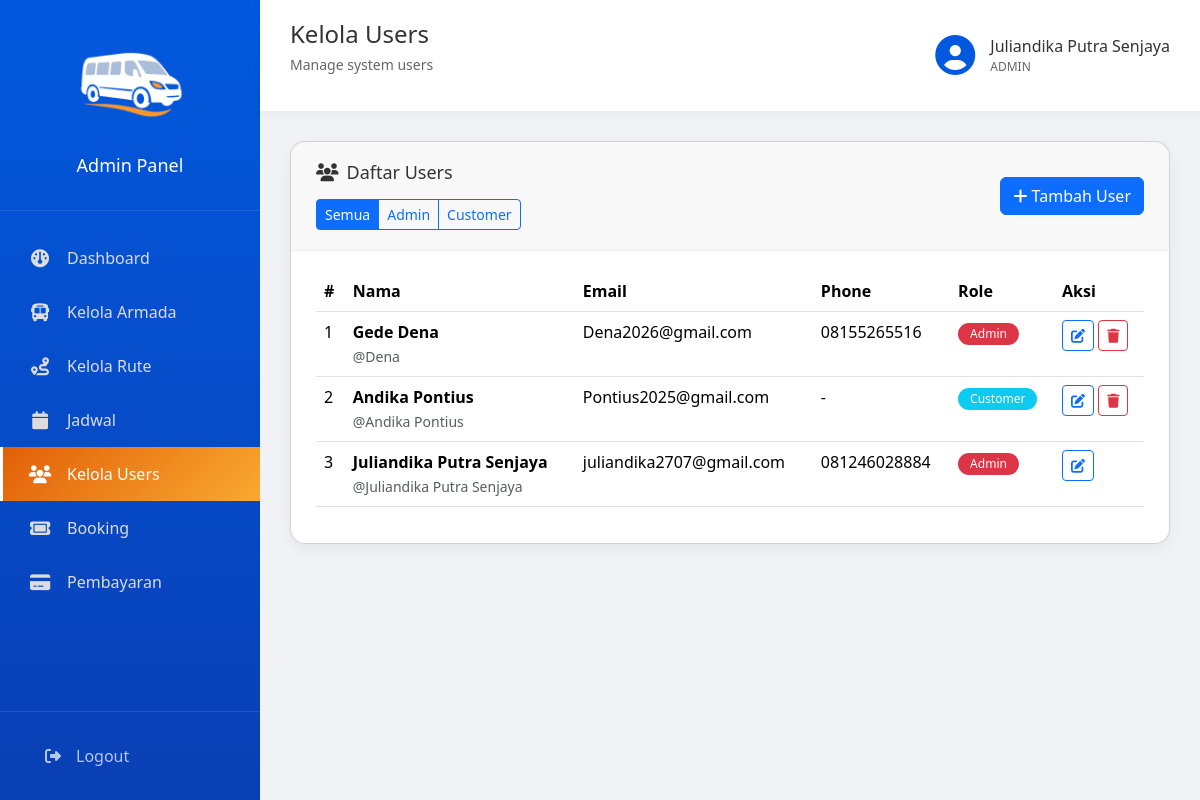
/admin/users.php (signed in), run on the app's committed database.
### tables this page shows
CREATE TABLE `tb_user` (
  `user_id` int NOT NULL AUTO_INCREMENT,
  `role_id` int NOT NULL,
  `username` varchar(100) NOT NULL,
  `name` varchar(100) DEFAULT NULL,
  `email` varchar(100) NOT NULL,
  `phone` varchar(20) DEFAULT NULL,
  `address` text,
  `pass` varchar(255) NOT NULL,
  `created_at` datetime DEFAULT CURRENT_TIMESTAMP,
  `updated_at` datetime DEFAULT CURRENT_TIMESTAMP ON UPDATE CURRENT_TIMESTAMP,
  PRIMARY KEY (`user_id`),
  UNIQUE KEY `email` (`email`),
  KEY `fk_user_role` (`role_id`),
  CONSTRAINT `fk_user_role` FOREIGN KEY (`role_id`) REFERENCES `tb_role` (`role_id`) ON DELETE CASCADE
);

CREATE TABLE `tb_role` (
  `role_id` int NOT NULL AUTO_INCREMENT,
  `role_name` varchar(50) NOT NULL,
  PRIMARY KEY (`role_id`),
  UNIQUE KEY `role_name` (`role_name`)
);

### admin/users.php (the view, shortened to what this page needs)
<?php
require_once 'templates/header.php';
$action = $_GET['action'] ?? 'list';
$pdo = getDB();
$roleFilter = $_GET['role'] ?? '';
if ($roleFilter) {
    $sql = "SELECT u.*, r.role_name
            FROM tb_user u
            LEFT JOIN tb_role r ON u.role_id = r.role_id
            WHERE r.role_name = ?
            ORDER BY u.user_id DESC";
    $stmt = $pdo->prepare($sql);
    $stmt->execute([$roleFilter]);
    $users = $stmt->fetchAll();
} else {
    $sql = "SELECT u.*, r.role_name
            FROM tb_user u
            LEFT JOIN tb_role r ON u.role_id = r.role_id
            ORDER BY u.user_id DESC";
    $users = $pdo->query($sql)->fetchAll();
}
?>
<?php if ($action === 'list'): ?>
<div class="card">
    <div class="card-header d-flex justify-content-between align-items-center">
        <div>
            <h2><i class="fa-solid fa-users me-2"></i>Daftar Users</h2>
            <div class="btn-group mt-2" role="group">
                <a href="users.php" class="btn btn-sm <?php echo !$roleFilter ? 'btn-primary' : 'btn-outline-primary'; ?>">Semua</a>
                <a href="?role=admin" class="btn btn-sm <?php echo $roleFilter === 'admin' ? 'btn-primary' : 'btn-outline-primary'; ?>">Admin</a>
                <a href="?role=customer" class="btn btn-sm <?php echo $roleFilter === 'customer' ? 'btn-primary' : 'btn-outline-primary'; ?>">Customer</a>
            </div>
        </div>
        <a href="?action=add" class="btn btn-primary">
            <i class="fa-solid fa-plus"></i> Tambah User
        </a>
    </div>
    <div class="card-body">
        <table class="table table-hover">
            <thead>
                <tr>
                    <th>#</th>
                    <th>Nama</th>
                    <th>Email</th>
                    <th>Phone</th>
                    <th>Role</th>
                    <th>Aksi</th>
                </tr>
            </thead>
            <tbody>
                <?php if (empty($users)): ?>
                <tr>
                    <td colspan="6" class="text-center text-muted py-4">Belum ada data user</td>
                </tr>
                <?php else: ?>
                <?php foreach ($users as $i => $u): ?>
                <tr>
                    <td><?php echo $i + 1; ?></td>
                    <td>
                        <strong><?php echo htmlspecialchars($u['name']); ?></strong>
                        <?php if ($u['username']): ?>
                        <br><small class="text-muted">@<?php echo htmlspecialchars($u['username']); ?></small>
                        <?php endif; ?>
                    </td>
                    <td><?php echo htmlspecialchars($u['email']); ?></td>
                    <td><?php echo $u['phone'] ?: '-'; ?></td>
                    <td>
                        <span class="badge bg-<?php echo $u['role_name'] === 'admin' ? 'danger' : 'info'; ?>">
                            <?php echo ucfirst($u['role_name']); ?>
                        </span>
                    </td>
                    <td>
                        <a href="?action=edit&id=<?php echo $u['user_id']; ?>" class="btn btn-sm btn-outline-primary">
                            <i class="fa-solid fa-edit"></i>
                        </a>
                        <?php if ($u['user_id'] != $_SESSION['user_id']): ?>
                        <button type="button" class="btn btn-sm btn-outline-danger"
                                onclick="confirmDelete(<?php echo $u['user_id']; ?>, '<?php echo htmlspecialchars($u['name']); ?>')">
                            <i class="fa-solid fa-trash"></i>
                        </button>
                        <?php endif; ?>
                    </td>
                </tr>
                <?php endforeach; ?>
                <?php endif; ?>
            </tbody>
        </table>
    </div>
</div>
<?php endif; ?>
<?php require_once 'templates/footer.php'; ?>

### assets/css/admin.css (style rules this page uses)
* { margin: 0; padding: 0; box-sizing: border-box; }
body { font-family: MyCustomFont1, 'Segoe UI', sans-serif; background: #f0f2f5; }
.card { background: #fff; border-radius: 15px; box-shadow: 0 5px 15px rgba(0, 0, 0, 0.05); overflow: hidden; }
.card-header { padding: 20px 25px; border-bottom: 1px solid #eee; display: flex; justify-content: space-between; align-items: center; }
.card-header h2 { font-size: 18px; color: #333; }
.card-body { padding: 20px 25px; }
.badge { display: inline-block; padding: 5px 12px; border-radius: 20px; font-size: 12px; font-weight: 100 !important; }

### data on the page
tb_user: name "Gede Dena", username "Dena", email "Dena2026@gmail.com", phone "08155265516", role.role_name "Admin"
tb_user: name "Andika Pontius", username "Andika Pontius", email "Pontius2025@gmail.com", phone "-", role.role_name "Customer"
tb_user: name "Juliandika Putra Senjaya", username "Juliandika Putra Senjaya", email "juliandika2707@gmail.com", phone "081246028884", role.role_name "Admin"

### other printed values
$pageTitle "Kelola Users"
$pageSubtitle "Manage system users"
$nama "Juliandika Putra Senjaya"
$role "ADMIN"
